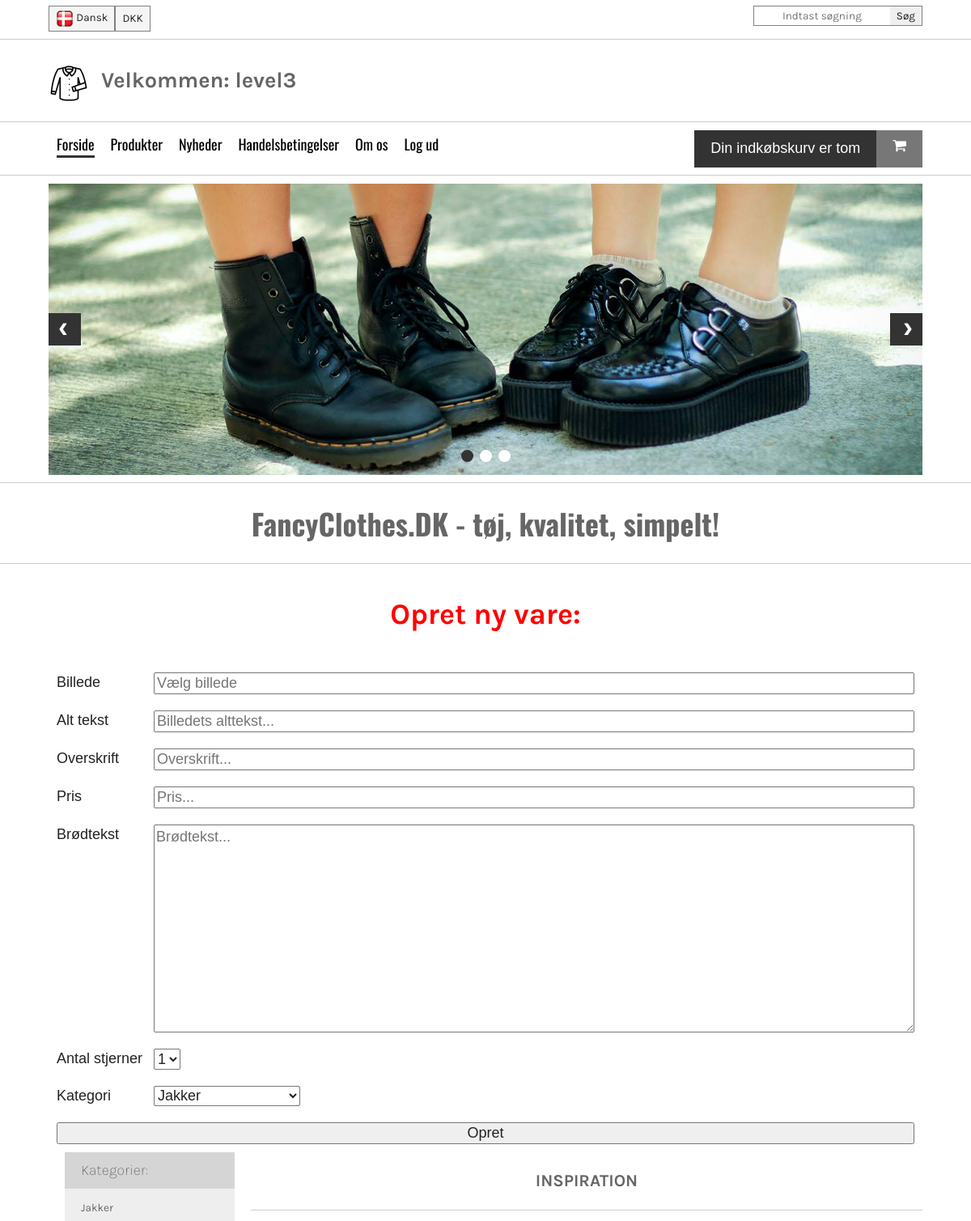
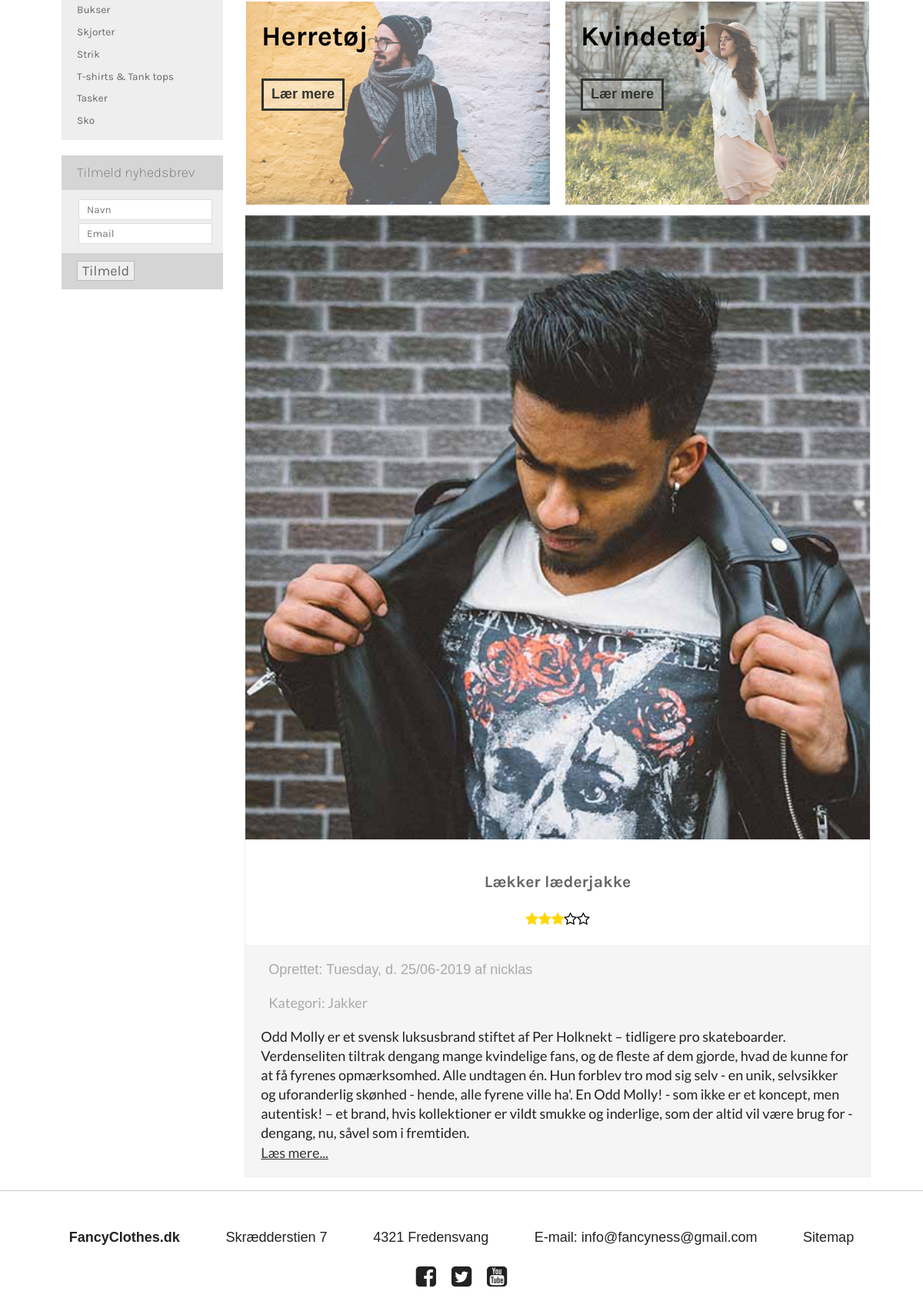
Screenshot of /index.php?categoryId=1 (signed in) with the database file from the repository (2 pictures, top to bottom).
### tables this page shows
CREATE TABLE `categories` (
  `categoryId` int(11) NOT NULL,
  `category` varchar(20) NOT NULL
);

CREATE TABLE `products` (
  `productId` int(3) NOT NULL,
  `title` varchar(50) NOT NULL,
  `imgUrl` varchar(50) NOT NULL,
  `imgAlt` varchar(50) NOT NULL,
  `date` int(10) NOT NULL,
  `text` varchar(750) NOT NULL,
  `userId` int(3) NOT NULL,
  `stars` int(1) NOT NULL,
  `categoryId` int(2) NOT NULL,
  `price` double(10,2) NOT NULL
);

CREATE TABLE `users` (
  `userId` int(3) NOT NULL,
  `dbUsername` varchar(30) NOT NULL,
  `dbEmail` varchar(255) NOT NULL,
  `dbPassword` varchar(255) NOT NULL,
  `accessLevel` int(1) NOT NULL DEFAULT '3'
);

### assets/getFormCategories.php (the view)
<?php
require_once "connect.php";
$statement = $dbh->prepare("SELECT * FROM categories");
$statement->execute();
while ($row = $statement->fetch(PDO::FETCH_ASSOC)) { ?>
    <option value="<?php echo $row['categoryId'] ?>"><?php echo $row['category'] ?></option>
<?php };

### assets/getCategoryLinks.php
<?php
require_once "connect.php";
$statement = $dbh->prepare("SELECT * FROM categories");
$statement->execute();
while ($row = $statement->fetch(PDO::FETCH_ASSOC)) { ?>
    <li><a href="index.php?categoryId=<?php echo $row['categoryId'] ?>"><?php echo $row['category'] ?></a></li>
<?php };

### assets/getArticles.php (shortened to what this page needs)
<?php
require_once "connect.php";
if (!isset($_GET["categoryId"])) {
    $statement = $dbh->prepare("SELECT * FROM products
    JOIN users ON products.userId = users.userId
    JOIN categories ON products.categoryId = categories.categoryId");
    $statement->execute();
} else {
    $statement = $dbh->prepare("SELECT * FROM products
    JOIN users ON products.userId = users.userId
    JOIN categories ON products.categoryId = categories.categoryId
    WHERE categories.categoryId = ?");
    $statement->bindParam(1, $_GET["categoryId"]);
    $statement->execute();
}
while ($row = $statement->fetch(PDO::FETCH_ASSOC)) { ?>
    <article>
        <img src="img/<?php echo $row['imgUrl'] ?>" alt="<?php echo $row['imgAlt'] ?>">
        <div class="info">
            <h3><?php echo $row['title'] ?></h3>
            <div class="stars">
                <?php for ($i = 1; $i <= 5; $i++) {
                    echo ($i <= $row['stars']) ? "<i class='fa fa-star' aria-hidden='true'></i>" : "<i class='fa fa-star-o' aria-hidden='true'></i>";
                } ?>
            </div>
        </div>
        <div class="description">
            <div class="published">
                Oprettet:
                <?php
                echo strftime("%A, d. %e/%m-%Y", $row['date']) . " af " . $row['dbUsername'] ?>
                <p>Kategori: <?php echo $row["category"] ?></p>
            </div>
            <p><?php echo $row['text'] ?>
                <a href="#">Læs mere...</a></p>
        </div>
    </article>
    <?php
}
?>

### css/main.css (style rules this page uses)
html { color: #222; font-size: 1em; line-height: 1.4; }
audio, canvas, iframe, img, svg, video { vertical-align: middle; }

### css/styles.css (style rules this page uses)
:root { font-size: 18px; }
main aside > div > div:nth-child(2) a { color: #666; text-decoration: none; }
main aside > div > div:nth-child(2) ul li, main aside > div > div:nth-child(2) ul input, main aside > div > div:nth-child(2) form li, main aside > div > div:nth-child(2) form input { padding: 5px 0; font-size: 0.75rem; }
main .products h3 { text-align: center; }
main .products .frontProducts article { -webkit-box-flex: 1; -ms-flex: 1 1 31%; flex: 1 1 31%; margin: 1%; -webkit-box-sizing: border-box; box-sizing: border-box; border: 1px solid #eee; display: -webkit-box; display: -ms-flexbox; display: flex; -webkit-box-orient: vertical; -webkit-box-direction: normal; -ms-flex-direction: column; flex-direction: column; position: relative; }
main .products .frontProducts article img { width: 100%; }
main .products .frontProducts article .info { text-align: center; padding: 20px; }
main .products .frontProducts article .info .stars .fa-star { color: gold; }
main .products .frontProducts article .info .stars .fa-star-o { color: black; }
main .products .frontProducts article .description { background: #f5f5f5; padding: 20px 20px 0 20px; }
main .products .frontProducts article .description .published { color: darkgray; margin: 0 10px; }
main .products .frontProducts article .description p { font-family: "Lato", sans-serif; }
main .products .frontProducts article .description p a { color: #333; display: block; }
h1, h2, h3, h4, h5, h6 { font-family: "Karla", sans-serif; color: #666; }
@media screen and (max-width: 1200px) { main .products .frontProducts article { -webkit-box-flex: 1; -ms-flex: 1 1 48%; flex: 1 1 48%; } }

### rows the page displays
categories: category "Jakker"
categories: category "Bukser"
categories: category "Skjorter"
categories: category "Strik"
categories: category "T-shirts & Tank tops"
categories: category "Tasker"
categories: category "Sko"
products: imgUrl (picture), title "Lækker læderjakke", stars 3 (drawn), date "Tuesday, d. 25/06-2019", userId.dbUsername "nicklas", categoryId.category "Jakker", text "Odd Molly er et svensk luksusbrand stiftet af Per Holknekt – tidligere pro skateboarder. Verdenseliten tiltrak dengang mange kvindelige fans, og de fleste af dem gjorde, hvad de kunne for at få fyrenes opmærksomhed. Alle undtagen én. Hun forblev tro mod sig selv - en unik, selvsikker og uforanderlig skønhed - hende, alle fyrene ville ha'. En Odd Molly! - som ikke er et koncept, men autentisk! – et brand, hvis kollektioner er vildt smukke og inderlige, som der altid vil være brug for - dengang, nu, såvel som i fremtiden."

### other values shown
$_SESSION['username'] "level3"
form field categoryId "Jakker"
